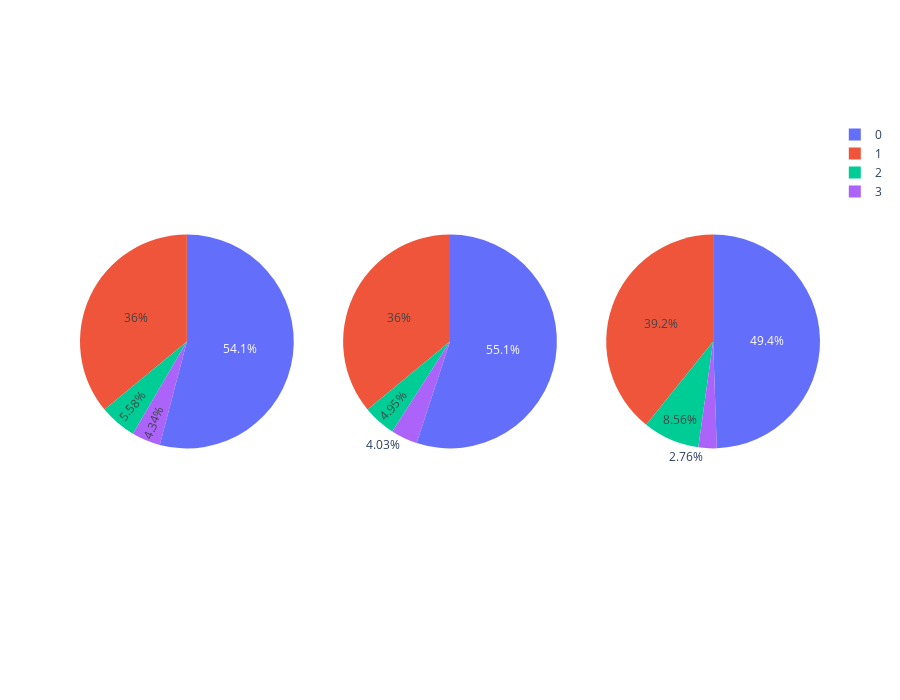

The cell this chart's notebook holds for it:
### Code cell
from plotly.subplots import make_subplots
import plotly.graph_objects as go

fig = make_subplots(
    rows=1, cols=3,
    specs=[[{"type": "domain"}, {"type": "domain"}, {"type": "domain"}]],
)

# px.pie(df_tournage, names='type')


fig.add_trace(go.Pie(values= df_tournage[df_tournage["rive"] == 'droite'].type.value_counts() ),
              row=1, col=1)

fig.add_trace(go.Pie(values= df_tournage[df_tournage["rive"] == 'gauche'].type.value_counts() ),
              row=1, col=2)

fig.add_trace(go.Pie(values= df_tournage[df_tournage["rive"] == 'couronne'].type.value_counts() ),
              row=1, col=3)

fig.update_layout(height=700, showlegend=True)

fig.show()

# https://plotly.com/python/subplots/

### Figure 1 — Plotly figure (JSON) as saved in the notebook; plotly's stock layout.template omitted (floating-point values rounded to 4 significant figures)
{"data": [{"domain": {"x": [0, 0.2889], "y": [0, 1]}, "type": "pie", "values": [4150, 2762, 428, 333]}, {"domain": {"x": [0.3556, 0.6444], "y": [0, 1]}, "type": "pie", "values": [1503, 982, 135, 110]}, {"domain": {"x": [0.7111, 1], "y": [0, 1]}, "type": "pie", "values": [179, 142, 31, 10]}], "layout": {"height": 700, "showlegend": true}}
